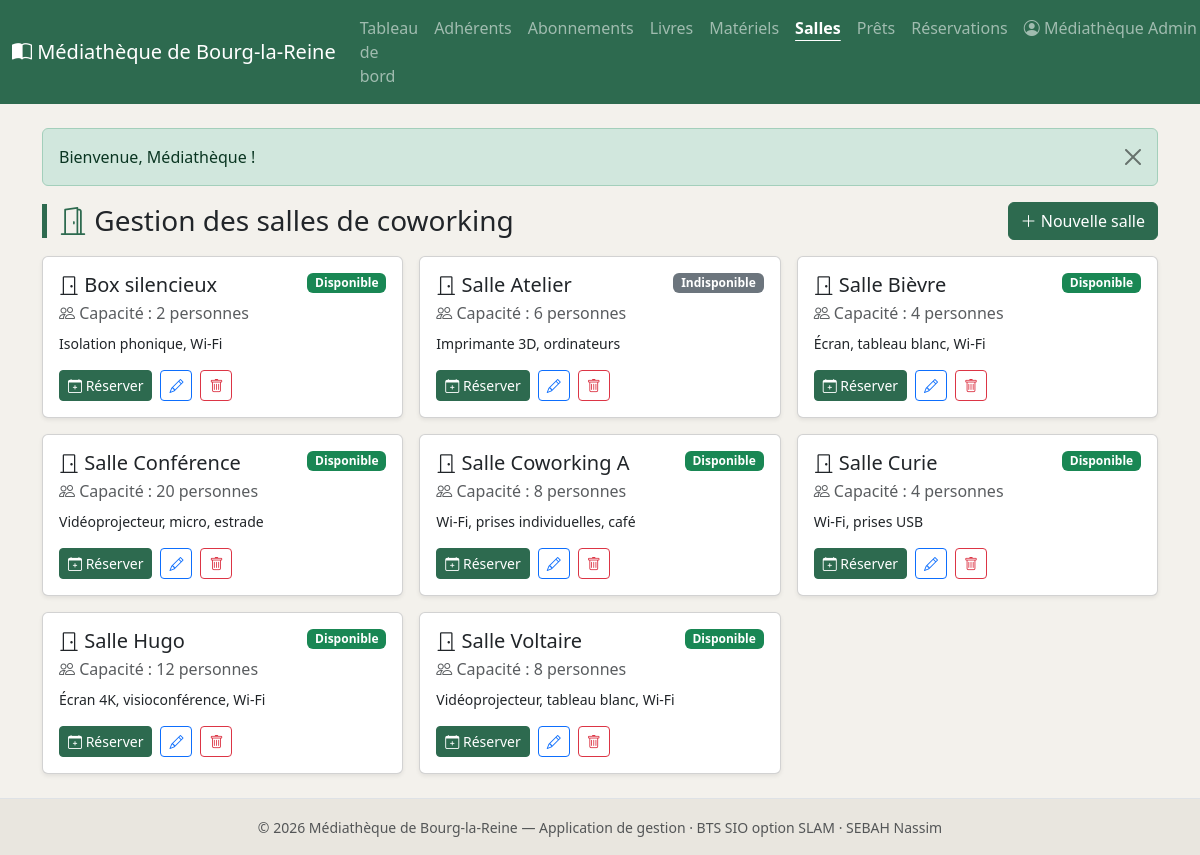
Page /public/index.php?ctrl=salle&action=index (signed in) on the committed database.
### tables this page shows
CREATE TABLE salle (
    id          INT AUTO_INCREMENT PRIMARY KEY,
    nom         VARCHAR(80) NOT NULL UNIQUE,
    capacite    INT NOT NULL DEFAULT 1 CHECK (capacite > 0),
    equipement  VARCHAR(255),
    disponible  TINYINT(1) NOT NULL DEFAULT 1
);

### app/controllers/SalleController.php (called while the page is built, shortened)
<?php
class SalleController extends Controller
{
    public function index($id = null): void
    {
        $this->view('salle/index', [
            'titre'  => 'Gestion des salles',
            'salles' => $this->model('Salle')->allSorted(),
        ]);
    }
}

### public/index.php (called while the page is built, shortened)
<?php
require ROOT . '/app/core/helpers.php';
$action = preg_replace('/[^a-zA-Z]/', '', $_GET['action'] ?? 'index');
$id     = isset($_GET['id']) ? (int) $_GET['id'] : null;
$controller = new $controllerClass();
$controller->$action($id);

### app/models/Salle.php (called while the page is built, shortened)
<?php
class Salle extends Model
{
    public function allSorted(): array
    {
        return $this->db->query("SELECT * FROM salle ORDER BY nom")->fetchAll();
    }
}

### app/views/salle/index.php (the view, shortened to what this page needs)
<div class="d-flex justify-content-between align-items-center mb-3 flex-wrap gap-2">
    <h1 class="h3 page-title mb-0"><i class="bi bi-door-open"></i> Gestion des salles de coworking</h1>
    <a href="<?= url('salle', 'form') ?>" class="btn btn-mediatheque">
        <i class="bi bi-plus-lg"></i> Nouvelle salle
    </a>
</div>
<div class="row g-3">
    <?php if (empty($salles)): ?>
        <p class="text-muted">Aucune salle enregistrée.</p>
    <?php else: foreach ($salles as $s): ?>
        <div class="col-md-6 col-lg-4">
            <div class="card shadow-sm h-100">
                <div class="card-body">
                    <div class="d-flex justify-content-between align-items-start">
                        <h5 class="card-title mb-1"><i class="bi bi-door-closed"></i> <?= e($s['nom']) ?></h5>
                        <?php if ($s['disponible']): ?>
                            <span class="badge text-bg-success">Disponible</span>
                        <?php else: ?>
                            <span class="badge text-bg-secondary">Indisponible</span>
                        <?php endif; ?>
                    </div>
                    <p class="text-muted mb-2"><i class="bi bi-people"></i> Capacité : <?= (int) $s['capacite'] ?> personnes</p>
                    <p class="small mb-3"><?= e($s['equipement']) ?: '<span class="text-muted">Aucun équipement renseigné</span>' ?></p>
                    <div class="d-flex gap-2 align-items-center">
                        <a href="<?= url('reservation', 'form') ?>" class="btn btn-sm btn-mediatheque">
                            <i class="bi bi-calendar-plus"></i> Réserver
                        </a>
                        <a href="<?= url('salle', 'form', ['id' => $s['id']]) ?>"
                           class="btn btn-sm btn-outline-primary"><i class="bi bi-pencil"></i></a>
                        <?= postButton('salle', 'delete', (int) $s['id'], '<i class="bi bi-trash"></i>', [
                            'class'   => 'btn btn-sm btn-outline-danger',
                            'confirm' => 'Supprimer cette salle ?',
                        ]) ?>
                    </div>
                </div>
            </div>
        </div>
    <?php endforeach; endif; ?>
</div>

### app/core/helpers.php (shortened to what this page needs)
<?php
function url(string $ctrl = 'home', string $action = 'index', array $params = []): string
{
    $query = array_merge(['ctrl' => $ctrl, 'action' => $action], $params);
    return BASE_URL . '?' . http_build_query($query);
}
function e(?string $value): string
{
    return htmlspecialchars($value ?? '', ENT_QUOTES, 'UTF-8');
}
function csrf_token(): string
{
    return $_SESSION['csrf_token'];
}
function csrf_field(): string
{
    return '<input type="hidden" name="_csrf" value="' . e(csrf_token()) . '">';
}
function postButton(string $ctrl, string $action, ?int $id, string $innerHtml, array $opts = []): string
{
    $params = $id !== null ? ['id' => $id] : [];
    $url   = url($ctrl, $action, $params);
    $cls   = $opts['class']      ?? 'btn btn-sm btn-outline-danger';
    $title = $opts['title']      ?? '';
    $conf  = $opts['confirm']    ?? '';
    $form  = $opts['form_class'] ?? 'd-inline';
    $cAttr = $conf !== '' ? ' data-confirm="' . e($conf) . '"' : '';
    return '<form method="post" action="' . e($url) . '" class="' . e($form) . '">'
         . csrf_field()
         . '<button type="submit" class="' . e($cls) . '" title="' . e($title) . '"' . $cAttr . '>'
         . $innerHtml
         . '</button>'
         . '</form>';
}

### public/css/style.css (style rules this page uses)
body { background-color: #f3f1ec; min-height: 100vh; display: flex; flex-direction: column; }
.page-title { border-left: 5px solid #2d6a4f; padding-left: 12px; }
.page-title i { color: #2d6a4f; }
.btn-mediatheque { background-color: #2d6a4f; border-color: #2d6a4f; color: #fff; }

### rows in the picture
salle: nom "Box silencieux", disponible "Disponible", capacite "2", equipement "Isolation phonique, Wi-Fi"
salle: nom "Salle Atelier", disponible "Indisponible", capacite "6", equipement "Imprimante 3D, ordinateurs"
salle: nom "Salle Bièvre", disponible "Disponible", capacite "4", equipement "Écran, tableau blanc, Wi-Fi"
salle: nom "Salle Conférence", disponible "Disponible", capacite "20", equipement "Vidéoprojecteur, micro, estrade"
salle: nom "Salle Coworking A", disponible "Disponible", capacite "8", equipement "Wi-Fi, prises individuelles, café"
salle: nom "Salle Curie", disponible "Disponible", capacite "4", equipement "Wi-Fi, prises USB"
salle: nom "Salle Hugo", disponible "Disponible", capacite "12", equipement "Écran 4K, visioconférence, Wi-Fi"
salle: nom "Salle Voltaire", disponible "Disponible", capacite "8", equipement "Vidéoprojecteur, tableau blanc, Wi-Fi"

### other values in the picture
$_SESSION['agent']['prenom'] . ' ' . $_SESSION['agent']['nom'] "Médiathèque Admin"
$_SESSION['flash']['message'] "Bienvenue, Médiathèque !"
